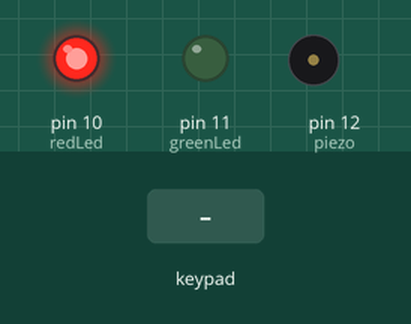
Simulated run of this sketch. Board: Arduino Uno, built with avr-gcc and run on an emulated ATmega328P. On the bench: output pins drawn as LEDs (lit = HIGH), buzzer (waves = sounding). The test bench sets the inputs (shaded band). What the sketch prints to the serial monitor is not drawn.

Above: at 1.2 s.
1.3 s: keypad keys 2 5 0 2 pressed 0.4 s apart
At 4.05 s:
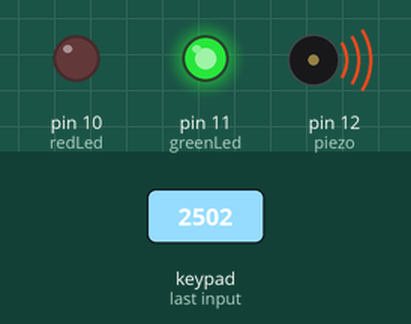
At 5.3 s:
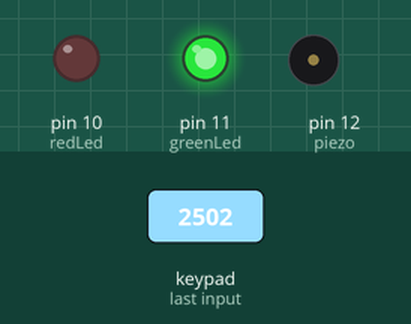
5.9 s: keypad keys 9 8 7 6 pressed 0.4 s apart
At 9.0 s:
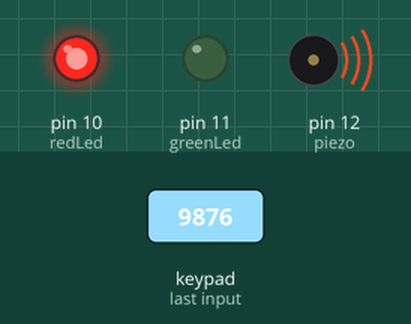
Timing chart, 0 to 11.7 s (numbered marks = the images above; inputs shaded):
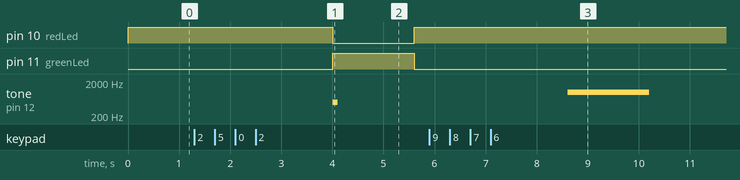

Measured:
- after the input at 1.3 s, pin 10 (redLed): HIGH → LOW after 2.7 s, → HIGH 1.6 s later; pin 11 (greenLed): LOW → HIGH after 2.7 s, → LOW 1.6 s later; tone on pin 12 (piezo): silent → 500 Hz after 2.7 s, → silent 0.10 s later
- after the input at 5.9 s, tone on pin 12 (piezo): silent → 1000 Hz after 2.7 s, → silent 1.6 s later

The sketch:

security_locker.ino
```cpp
#include <Keypad.h>

const byte row = 4;
const byte col = 4;
const byte redLed = 10;
const byte greenLed = 11;
const byte piezo = 12;

char numPad[row][col] = {
  {'1', '2', '3'},
  {'4', '5', '6'},
  {'7', '8', '9'},
  {'*', '0', '#'}
};

byte rowPin[row] = {9, 8, 7, 6};
byte colPin[col] = {5, 4, 3, 2};

String password = "2502";
String vstup = "";

// Corrected Keypad initialization
Keypad cKeypad = Keypad(makeKeymap(numPad), rowPin, colPin, row, col);

void setup() {
  pinMode(redLed, OUTPUT);
  pinMode(greenLed, OUTPUT);
  pinMode(piezo, OUTPUT);
  digitalWrite(redLed, HIGH);
  Serial.begin(9600);
  Serial.print("Enter Passcode: ");
}

void loop() {
  char cKey = cKeypad.getKey();

  if (cKey) {
    if (vstup.length() < 4) {
      Serial.print(".");
      vstup += cKey;
    }
  }

  if (vstup.length() == 4) {
    delay(1500);
    if (password == vstup) {
      Serial.println("\nEnter");
      digitalWrite(redLed, LOW);
      digitalWrite(greenLed, HIGH);
      tone(piezo, 500);
      delay(100);
      noTone(piezo);
    } else {
      Serial.println("\nWrong Passcode");
      digitalWrite(redLed, HIGH);
      digitalWrite(greenLed, LOW);  // Fixed typo here
      tone(piezo, 1000);
      delay(800);
      tone(piezo, 1000);
      delay(800);
      noTone(piezo);
    }
    delay(1500);
    vstup = "";
    Serial.println("Enter Passcode: ");
    digitalWrite(redLed, HIGH);
    digitalWrite(greenLed, LOW);
  }
}
```
